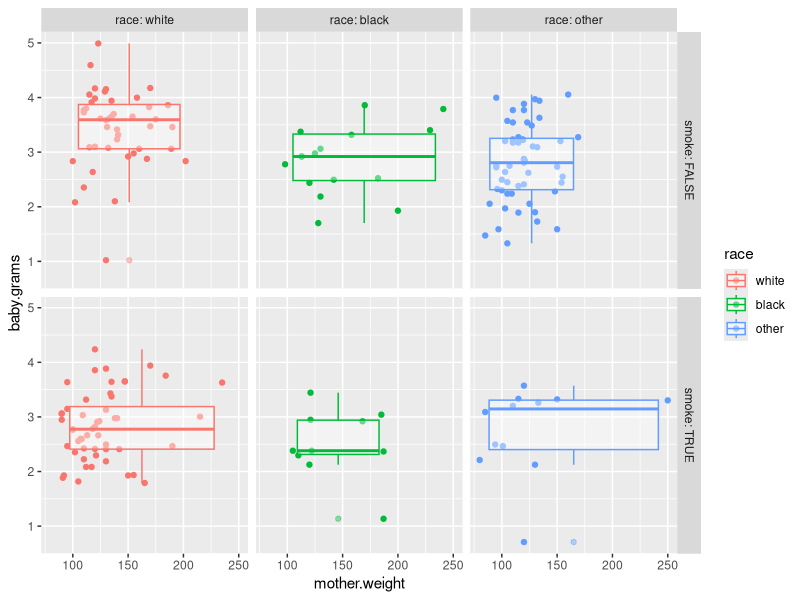
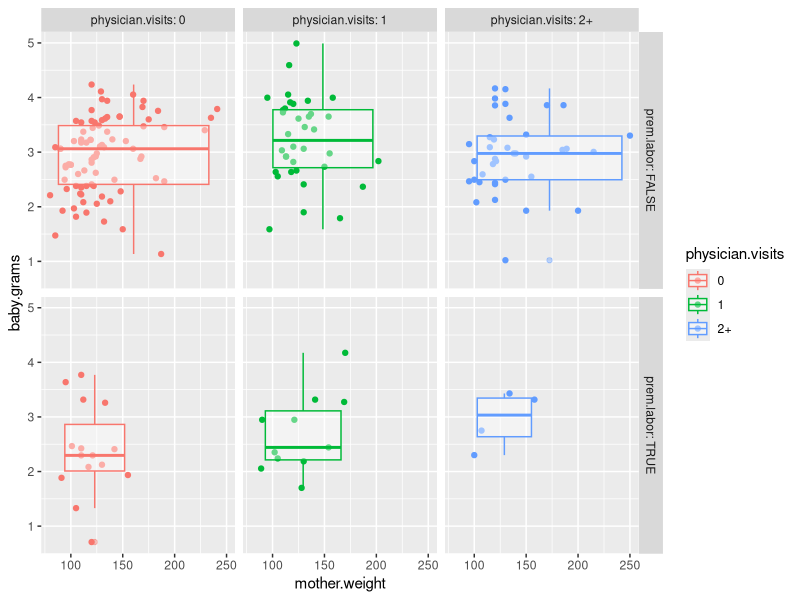
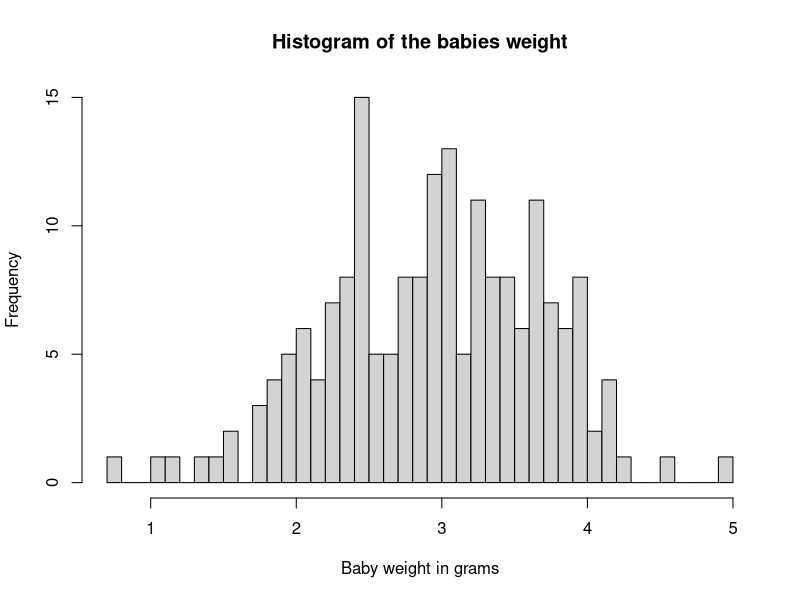
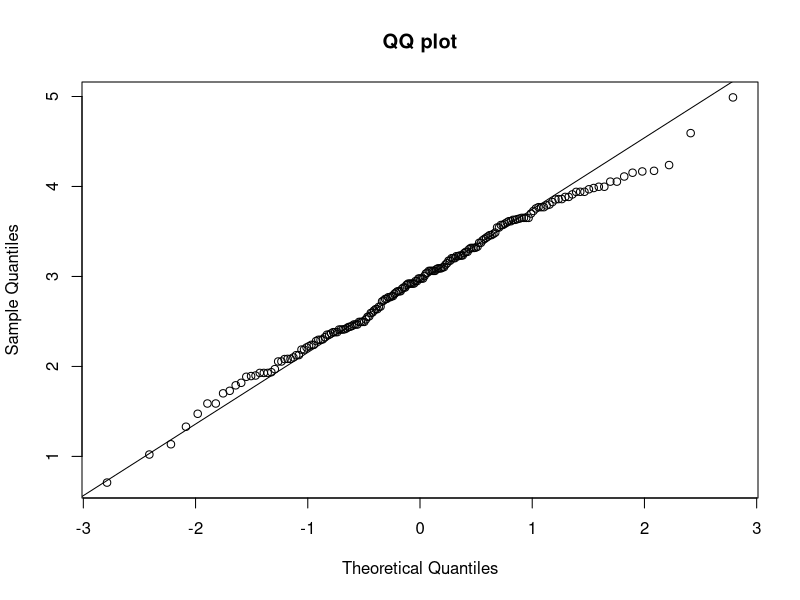
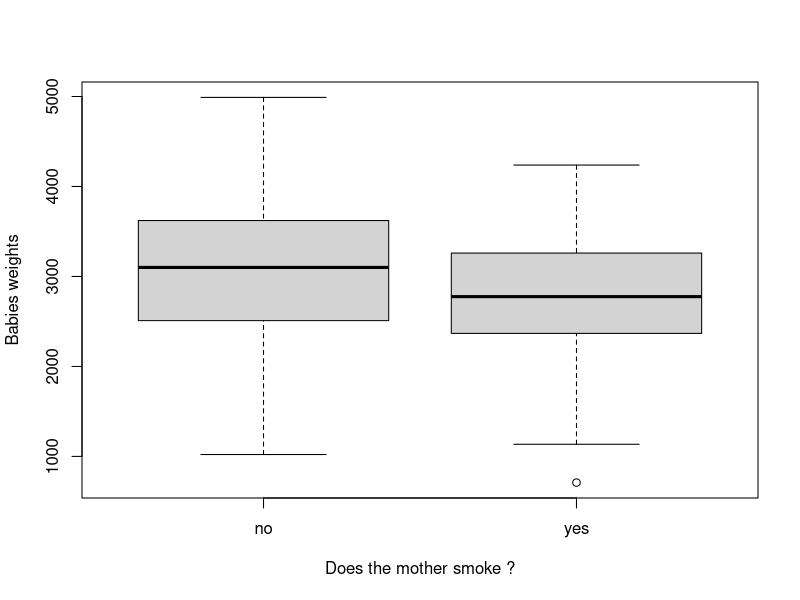
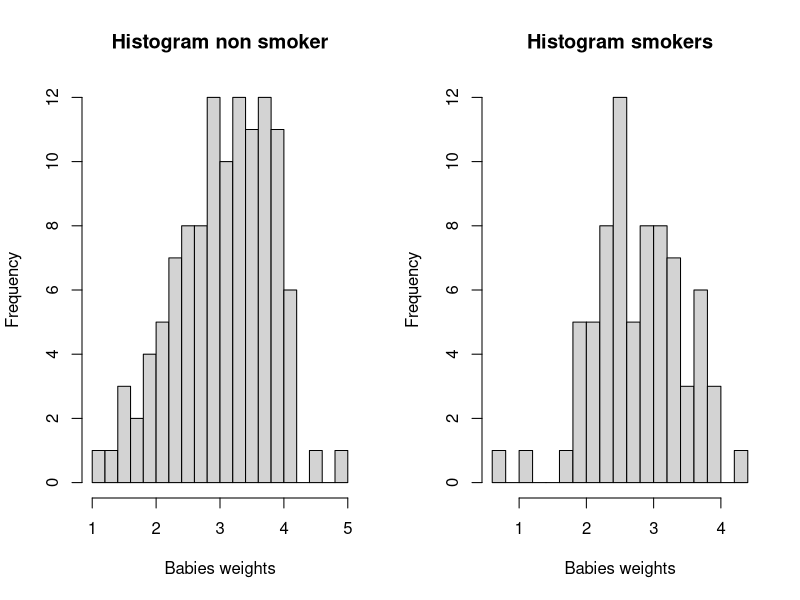
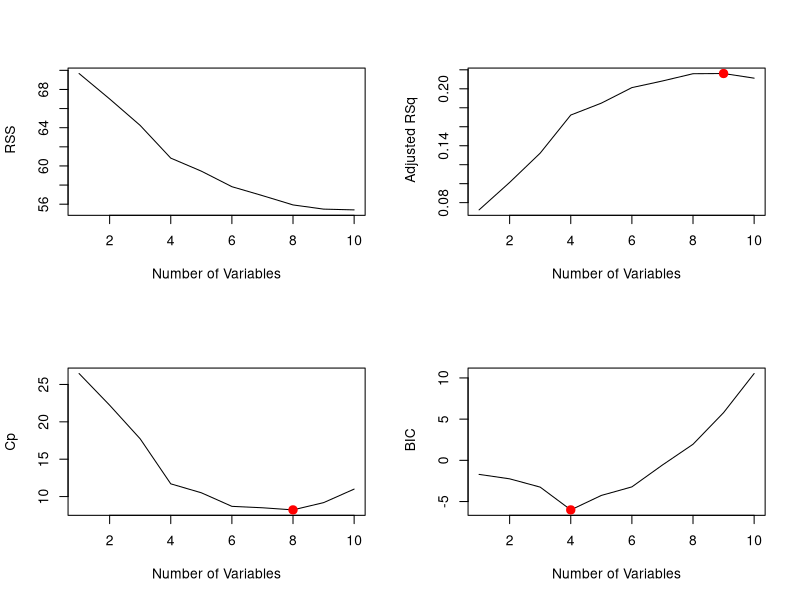
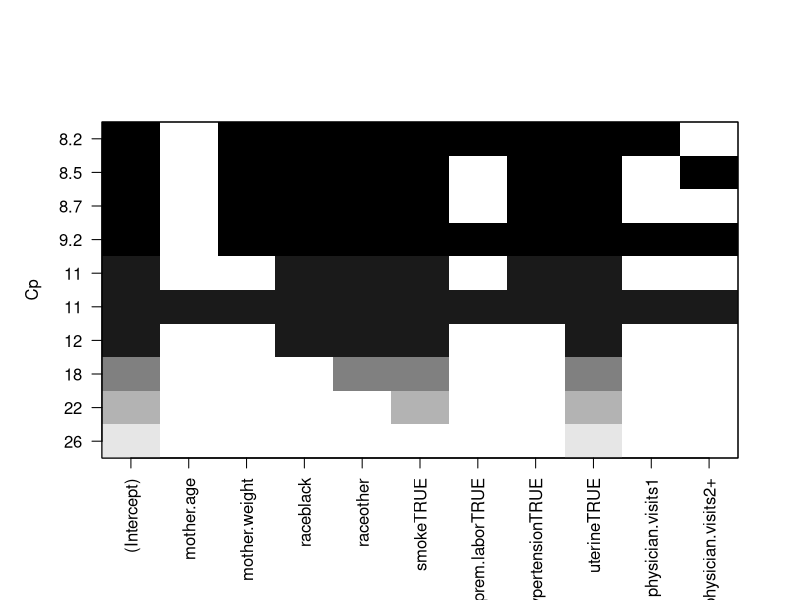

Write the R code that produced these figures, in order. (Note: this script raises an error after producing the figures.)
## ---- chunk 1
library(MASS)
data(birthwt)
bwt.grams <- with(birthwt, {
  bwt <- bwt/1000
  race <- factor(race, labels = c("white", "black", "other"))
  ptd <- factor(ptl > 0)
  ftv <- factor(ftv)
  levels(ftv)[-(1:2)] <- "2+"
  data.frame(bwt, age, lwt, race, smoke = (smoke > 0),
             ptd, ht = (ht > 0), ui = (ui > 0), ftv)
})
colnames(bwt.grams) <- c("baby.grams", "mother.age", 
                       "mother.weight", "race",
                       "smoke", "prem.labor", 
                       "hypertension", "uterine",
                       "physician.visits")
summary(bwt.grams)
## ---- chunk 2
cor(bwt.grams[,1:3])
## ---- chunk 3
library(ggplot2)
bw <- ggplot(bwt.grams, aes(mother.weight, baby.grams, colour = race)) + geom_point()
bw + geom_boxplot(alpha = 0.4) + facet_grid(smoke ~ race, scales = "fixed", labeller = label_both)
## ---- chunk 4
bw <- ggplot(bwt.grams, aes(mother.weight, baby.grams, colour = physician.visits)) + geom_point()
bw + geom_boxplot(alpha = 0.4) + facet_grid(prem.labor ~ physician.visits, scales = "fixed", labeller = label_both)
## ---- chunk 5
hist(bwt.grams$baby.grams, breaks=50, xlab='Baby weight in grams', main = 'Histogram of the babies weight')
## ---- chunk 6
qqnorm(bwt.grams$baby.grams, main="QQ plot")
qqline(bwt.grams$baby.grams)
## ---- chunk 7
shapiro.test(bwt.grams$baby.grams)
## ---- chunk 8
plot(factor(birthwt$smoke, labels=c('no', 'yes')), birthwt$bwt, xlab="Does the mother smoke ?", ylab="Babies weights")
## ---- chunk 9
par(mfrow =c(1,2))
hist(bwt.grams$baby.grams[bwt.grams$smoke==FALSE], breaks=20, main='Histogram non smoker', xlab="Babies weights")
hist(bwt.grams$baby.grams[bwt.grams$smoke==TRUE], breaks=20, main='Histogram smokers', xlab='Babies weights')
## ---- chunk 10
wilcox.test(bwt.grams$baby.grams ~ bwt.grams$smoke)
## ---- chunk 11
t.test(bwt.grams$baby.grams[bwt.grams$smoke==FALSE], bwt.grams$baby.grams[bwt.grams$smoke==TRUE])
## ---- chunk 12
#create train and test
set.seed(1)
train <- sample(1:nrow(bwt.grams), floor(0.75*nrow(bwt.grams)))
bwt.grams.train <- bwt.grams[train,]
bwt.grams.test <- bwt.grams[-train,]
## ---- chunk 13
library (leaps)
regfit.full=regsubsets(baby.grams~., bwt.grams.train, nvmax =19)
reg.summary = summary(regfit.full)
par(mfrow =c(2,2))
plot(reg.summary$rss ,xlab=" Number of Variables ",ylab=" RSS", type="l")
plot(reg.summary$adjr2 ,xlab =" Number of Variables ", ylab=" Adjusted RSq",type="l")
max.adjr2=which.max (reg.summary$adjr2)
points (max.adjr2, reg.summary$adjr2[max.adjr2], col ="red",cex =2, pch =20)


plot(reg.summary$cp ,xlab =" Number of Variables ", ylab="Cp", type='l')
min.cp= which.min (reg.summary$cp )
points (min.cp, reg.summary$cp[min.cp], col ="red",cex =2, pch =20)


min.bic = which.min(reg.summary$bic)
plot(reg.summary$bic ,xlab=" Number of Variables ",ylab=" BIC", type='l')
points (min.bic, reg.summary$bic [min.bic], col =" red",cex =2, pch =20)

## ---- chunk 14
par(mfrow =c(1,1))
plot(regfit.full ,scale ="Cp")
## ---- chunk 15
#Linear regression with the predictors selected by best subset
lm.fit = lm( baby.grams~ mother.weight+race+smoke+hypertension+uterine, data=bwt.grams.train)
summary(lm.fit)
## ---- chunk 16
par(mfrow = c(1, 1))
lm.fit.res= predict(lm.fit, bwt.grams.test)
cat('MSE best model = ', mean((lm.fit.res -bwt.grams.test$baby.grams)^2))
#plot(bwt.grams.test$baby.grams,lm.fit.res)
#abline (0,1)
## ---- chunk 17
library(glmnet)
## Preparing the dataset for glmnet
bwt.x.train=model.matrix( baby.grams~., data=bwt.grams.train)[,-1]
bwt.y.train=bwt.grams.train$baby.grams

bwt.x.test=model.matrix( baby.grams~., data=bwt.grams.test)[,-1]
bwt.y.test=bwt.grams.test[,1]

grid.bwt =10^seq (-2,.5, length =100)
par(mfrow = c(2, 2))
## ---- chunk 18
# With alpha =0, glmnet computes the ridge

ridge =cv.glmnet(bwt.x.train,bwt.y.train,alpha =0, lambda =grid.bwt, nfolds=6)
cat('Lambda min value = ', ridge$lambda.min)
ridge.opt = glmnet(bwt.x.train,bwt.y.train,alpha =0, lambda =ridge$lambda.min)
ridge.opt.res = predict(ridge.opt, s =ridge$lambda.min, newx=bwt.x.test)
cat('MSE ridge regression =', mean((ridge.opt.res -bwt.y.test)^2))
## ---- chunk 19
# With alpha =1, glmnet computes the lasso

lasso =cv.glmnet(bwt.x.train,bwt.y.train,alpha =1, lambda =grid.bwt, nfolds=6)
#par(mfrow = c(1, 2))
#plot(lasso, main="Best MSE for lasso regression")
#plot(ridge, main="Best MSE for ridge regression")
cat('Lambda min value = ', lasso$lambda.min)
lasso.opt = glmnet(bwt.x.train,bwt.y.train,alpha =1, lambda =lasso$lambda.min)
lasso.opt.res = predict(lasso.opt, s =lasso$lambda.min, newx=bwt.x.test)
cat('MSE lasso = ', mean((lasso.opt.res -bwt.y.test)^2))
## ---- chunk 20
par(mfrow = c(1, 2))
plot(ridge$glmnet.fit, "lambda", label=TRUE,col=c("blue", "red", "green", "black", "purple", "yellow", "pink", "grey", "brown") )

plot(lasso$glmnet.fit, "lambda", label=TRUE,col=c("blue", "red", "green", "black", "purple", "yellow", "pink", "grey", "brown") )

## ---- chunk 21
#Polynomial fit for best subset
poly.fit.1 = lm(baby.grams ~ hypertension + uterine + smoke + race  + poly(mother.weight, 2), data = bwt.grams.train)
cat('MSE polynomial model = ',mean((predict.lm(poly.fit.1, bwt.grams.test) - bwt.grams.test[,1])^2))
plot(predict.lm(poly.fit.1, bwt.grams.test), bwt.grams.test[,1], 
            xlab="Predicted Weight", ylab="Actual Weight", main="Predicted vs Actual")
abline(0,1, col='RED')
## ---- chunk 22
poly.fit.2 = lm(baby.grams ~ hypertension + uterine + smoke + race  
                + poly(mother.weight, 3), data = bwt.grams.train)
mean((predict.lm(poly.fit.2, bwt.grams.test) - bwt.grams.test[,1])^2)

poly.fit.3 = lm(baby.grams ~ hypertension + uterine + smoke + race  
                + poly(mother.weight, 4), data = bwt.grams.train)
mean((predict.lm(poly.fit.3, bwt.grams.test) - bwt.grams.test[,1])^2)
## ---- chunk 23
poly.fit.4 = lm(baby.grams ~ hypertension + uterine + poly(mother.age,2)  
                + poly(mother.weight,3), data = bwt.grams.train)
mean((predict.lm(poly.fit.4, bwt.grams.test) - bwt.grams.test[,1])^2)
## ---- chunk 24
poly.fit.5 = lm(baby.grams ~ hypertension + uterine + smoke + prem.labor  
                + poly(mother.age,2) + poly(mother.weight,3), data = bwt.grams.train)
mean((predict.lm(poly.fit.5, bwt.grams.test) - bwt.grams.test[,1])^2)
## ---- chunk 25
poly.fit.6 = lm(baby.grams ~ hypertension + uterine + smoke + prem.labor  
                + poly(mother.age,2) + poly(mother.weight,9), data = bwt.grams.train)
mean((predict.lm(poly.fit.6, bwt.grams.test) - bwt.grams.test[,1])^2)
## ---- chunk 26
MSE = 1:13
for (k in 1:13)
{
  poly.fit = lm(baby.grams ~ hypertension + uterine + smoke + prem.labor  
                + poly(mother.age,2) + poly(mother.weight,k), data = bwt.grams.train)
  pred = predict(poly.fit, bwt.grams.test)
  mse = mean((pred-bwt.grams.test$baby.grams)^2)
  MSE[k] = mse
}
plot(c(1:13), MSE, type='b', main='Evolution of the test MSE', xlab='Degree of Polynomial', ylab='Test MSE')
abline(MSE[9], 0, col='RED')
## ---- chunk 27
plot(predict.lm(poly.fit.6, bwt.grams.test), bwt.grams.test[,1], 
            xlab="Predicted Weight", ylab="Actual Weight", main="Predicted vs Actual")
abline(0,1, col='RED')
## ---- chunk 28
library(splines)
max_df = 20
MSE = 9:(max_df)
for (k in 9:max_df){
    splines.fit = lm(baby.grams ~ hypertension + uterine + smoke + prem.labor 
                     + bs(mother.weight, df=k, degree=9) + poly(mother.age, 2), 
                     data=bwt.grams.train)
    pred = predict(splines.fit, bwt.grams.test)
    mse = mean((pred-bwt.grams.test$baby.grams)^2)
    MSE[k-8] = mse
}
plot(9:max_df, MSE, xlab='Degrees of freedom', 
     ylab='Test MSE', 
     main='Evolution of the test MSE with the number of degrees of freedom', 
     type='b')
abline(.3214657, 0, col='RED')
legend("topleft", c('Best poly model'), col=c('RED'), lty=c(1))
## ---- chunk 29
max_df = 20
MSE = 3:(max_df)
for (k in 3:max_df){
    splines.fit = lm(baby.grams ~ hypertension + uterine + smoke + prem.labor 
                  + ns(mother.weight, df=k) + poly(mother.age, 2), 
                  data=bwt.grams.train)
    pred = predict(splines.fit, bwt.grams.test)
    mse = mean((pred-bwt.grams.test$baby.grams)^2)
    MSE[k-2] = mse
}
plot(3:max_df, MSE, xlab='Degrees of freedom', ylab='Test MSE', 
     main='Evolution of the test MSE withs the number of degrees of freedom', 
     type='b', ylim=c(0.3,0.45))
abline(.3214657, 0, col='RED')
legend("topleft", c('Best poly model'), col=c('RED'), lty=c(1))
## ---- chunk 30
library(gam)
MSE = 4:18
for (k in 4:18){
    gam.fit = gam(baby.grams ~ prem.labor+uterine+ hypertension + smoke 
                  + s(mother.weight, k) + poly(mother.age, 2), data=bwt.grams.train)
    pred = predict(gam.fit, bwt.grams.test)
    mse = mean((pred-bwt.grams.test$baby.grams)^2)
    MSE[k-3] = mse
}
plot(4:18, MSE, type='b', main='Evolution of the MSE', xlab='Degrees of freedom')
## ---- chunk 31
best_poly = lm(baby.grams ~ hypertension + uterine + smoke + prem.labor 
               + poly(mother.age, 2) + poly(mother.weight, 9), data=bwt.grams.train)

best_splines = splines.fit = lm(baby.grams ~ hypertension + uterine + smoke + prem.labor + bs(mother.weight, df=14, degree=9) + poly(mother.age, 2), data=bwt.grams.train)

anova(best_poly, best_splines)
## ---- chunk 32
library(boot)
set.seed(1)
boot.fn <- function(data, index) {
    return (quantile(data[index], probs = 0.3))
}
quant.bootstrap <- boot(bwt.grams$baby.grams, boot.fn, 1000)
quant.bootstrap
## ---- chunk 33
library(MASS)
data(birthwt)
bwt <- with(birthwt, {
  low <- (bwt <= 2500)
  low <- factor(low, levels = c(T, F), labels = c("yes", "no"))
  race <- factor(race, labels = c("white", "black", "other"))
  ptd <- factor(ptl > 0)
  ftv <- factor(ftv)
  levels(ftv)[-(1:2)] <- "2+"
  data.frame(low, age, lwt, race, smoke = (smoke > 0),
             ptd, ht = (ht > 0), ui = (ui > 0), ftv)
})
colnames(bwt) <- c("below.2500", "mother.age", 
                       "mother.weight", "race",
                       "smoke", "prem.labor", 
                       "hypertension", "uterine",
                       "physician.visits")
summary(bwt)
## ---- chunk 34
set.seed(1)
log.fit = glm( below.2500 ~ mother.weight+race+smoke+hypertension+prem.labor+uterine, 
               family = binomial, 
               data=bwt)
cv.glm(bwt, log.fit, K = 6)$delta
## ---- chunk 35
summary(log.fit)
anova(log.fit, test="Chisq")
## ---- chunk 36
log.pred <- predict(log.fit, type = "response")
pred.low <- sapply(log.pred, function(x) {ifelse(x > 0.5, "no", "yes")})
table(pred.low, bwt$below.2500, dnn = c("prediction", "below 2.5 kg"))
